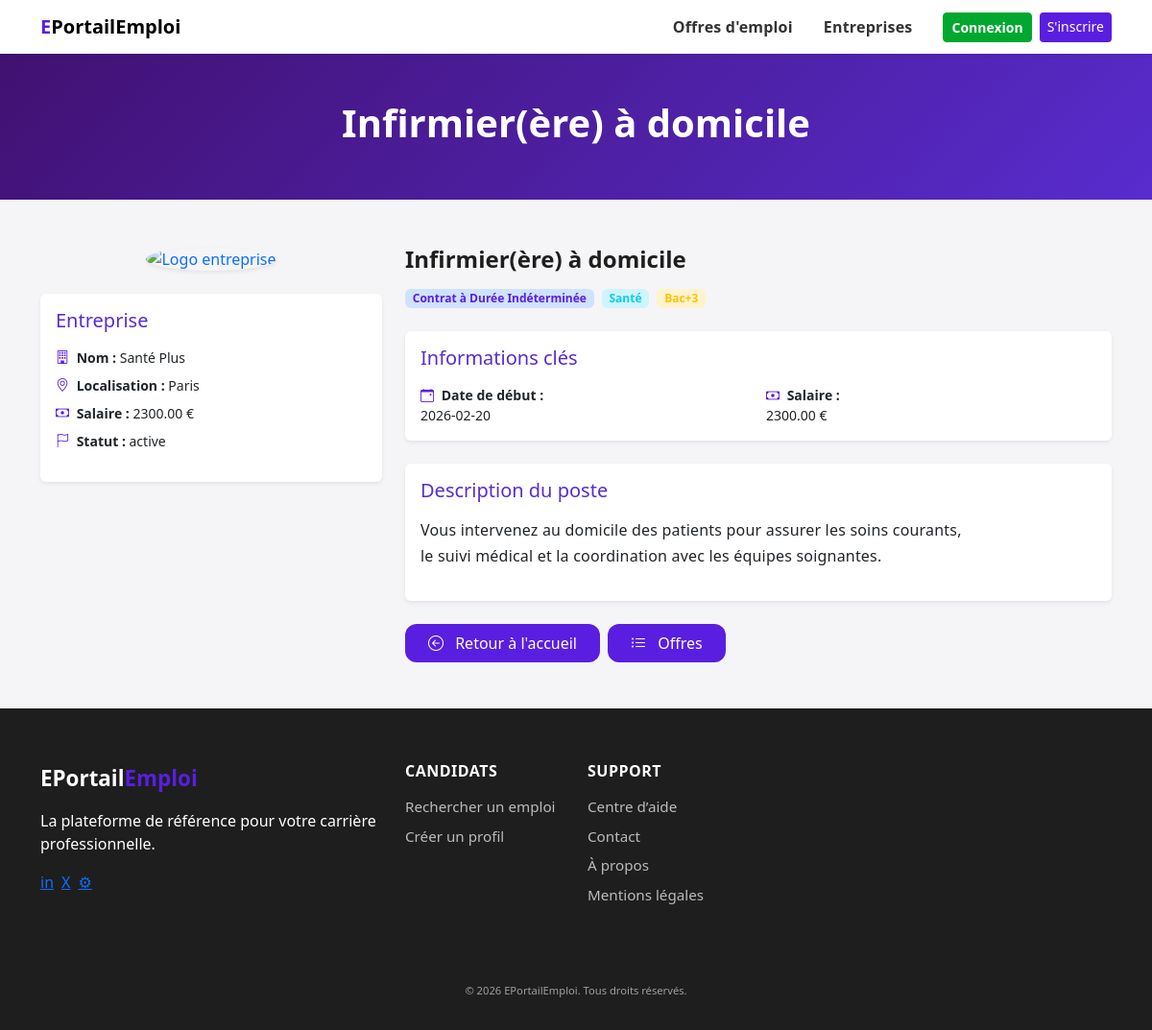
Screenshot of /offres/show?id=9 with the database file from the repository.
### tables this page shows
CREATE TABLE IF NOT EXISTS `offres` (
  `id` int NOT NULL AUTO_INCREMENT,
  `auteur_id` int DEFAULT NULL,
  `date_creation` datetime NOT NULL,
  `modifie_par` int DEFAULT NULL,
  `date_modification` datetime DEFAULT NULL,
  `entreprise_id` int NOT NULL,
  `type_offre_id` int NOT NULL,
  `niveau_qualification_id` int NOT NULL,
  `domaine_emploi_id` int NOT NULL,
  `localisation_id` int NOT NULL,
  `titre` varchar(150) NOT NULL,
  `description` text,
  `date_debut` date DEFAULT NULL,
  `date_fin` date DEFAULT NULL,
  `duree_contrat` int DEFAULT NULL,
  `salaire` decimal(10,2) DEFAULT NULL,
  `statut` enum('active','inactive','archive') DEFAULT 'active',
  PRIMARY KEY (`id`),
  KEY `type_offre_id` (`type_offre_id`),
  KEY `niveau_qualification_id` (`niveau_qualification_id`),
  KEY `domaine_emploi_id` (`domaine_emploi_id`),
  KEY `localisation_id` (`localisation_id`),
  KEY `user_id` (`auteur_id`) USING BTREE,
  KEY `offres_ibfk_2` (`entreprise_id`),
  KEY `fk_offres_modifie_par` (`modifie_par`)
);

CREATE TABLE IF NOT EXISTS `entreprises` (
  `id` int NOT NULL AUTO_INCREMENT,
  `date_inscription` timestamp NULL DEFAULT CURRENT_TIMESTAMP,
  `gestionnaire_id` int DEFAULT NULL,
  `nom` varchar(150) NOT NULL,
  `secteur_id` int NOT NULL,
  `adresse` varchar(255) NOT NULL,
  `code_postal` varchar(20) DEFAULT NULL,
  `ville` varchar(150) DEFAULT NULL,
  `pays` varchar(100) DEFAULT NULL,
  `telephone` varchar(30) DEFAULT NULL,
  `email` varchar(100) DEFAULT NULL,
  `siret` varchar(14) NOT NULL,
  `site_web` varchar(255) DEFAULT NULL,
  `taille` varchar(50) DEFAULT NULL,
  `description` text,
  `logo` varchar(255) DEFAULT NULL,
  PRIMARY KEY (`id`),
  UNIQUE KEY `siret` (`siret`),
  UNIQUE KEY `fk_entreprises_gestionnaire` (`gestionnaire_id`) USING BTREE,
  KEY `secteur_id` (`secteur_id`)
);

CREATE TABLE IF NOT EXISTS `localisations` (
  `id` int NOT NULL AUTO_INCREMENT,
  `ville` varchar(100) NOT NULL,
  `departement` varchar(100) DEFAULT NULL,
  `region` varchar(100) DEFAULT NULL,
  `pays` varchar(100) NOT NULL,
  PRIMARY KEY (`id`)
);

CREATE TABLE IF NOT EXISTS `types_offres` (
  `id` int NOT NULL AUTO_INCREMENT,
  `code` varchar(50) NOT NULL,
  `description` varchar(100) NOT NULL,
  PRIMARY KEY (`id`),
  UNIQUE KEY `code` (`code`)
);

CREATE TABLE IF NOT EXISTS `domaines_emploi` (
  `id` int NOT NULL AUTO_INCREMENT,
  `nom` varchar(150) NOT NULL,
  PRIMARY KEY (`id`),
  UNIQUE KEY `nom` (`nom`)
);

CREATE TABLE IF NOT EXISTS `niveaux_qualification` (
  `id` int NOT NULL AUTO_INCREMENT,
  `libelle` varchar(100) NOT NULL,
  PRIMARY KEY (`id`),
  UNIQUE KEY `libelle` (`libelle`)
);

### views/offres/show.php (the view, shortened to what the rows shown need)
<?php
$e = static fn($v) => htmlspecialchars((string)$v, ENT_QUOTES, 'UTF-8');
$titre = $offre['titre'] ?? "Offre d'emploi";
?>
<?php require __DIR__ . '/../partials/banniere.php'; ?>
<section class="container py-5">
    <div class="row gy-5">
        <aside class="col-12 col-lg-4">
            <div class="card shadow-sm border-0 mb-4">
                <div class="card-body">
                    <h2 class="h5 text-secondary mb-3">Entreprise</h2>
                    <ul class="list-unstyled small">
                        <li class="mb-2">
                            <i class="bi bi-building text-primary me-1"></i>
                            <strong>Nom :</strong> <?= $e($offre['entreprise_nom']) ?>
                        </li>
                        <?php if (!empty($offre['localisation'])): ?>
                            <li class="mb-2">
                                <i class="bi bi-geo-alt text-primary me-1"></i>
                                <strong>Localisation :</strong> <?= $e($offre['localisation']) ?>
                            </li>
                        <?php endif; ?>
                        <?php if (!empty($offre['salaire'])): ?>
                            <li class="mb-2">
                                <i class="bi bi-cash text-primary me-1"></i>
                                <strong>Salaire :</strong> <?= $e($offre['salaire']) ?> €
                            </li>
                        <?php endif; ?>
                        <li class="mb-2">
                            <i class="bi bi-flag text-primary me-1"></i>
                            <strong>Statut :</strong> <?= $e($offre['statut']) ?>
                        </li>
                    </ul>
                </div>
            </div>
        </aside>
        <div class="col-12 col-lg-8">
            <div class="mb-4">
                <h2 class="h4 fw-bold mb-3"><?= $e($offre['titre']) ?></h2>
                <div class="d-flex flex-wrap gap-2">
                    <?php if (!empty($offre['type_offre_description'])): ?>
                        <span class="badge bg-primary-subtle text-primary">
                            <?= $e($offre['type_offre_description']) ?>
                        </span>
                    <?php endif; ?>
                    <?php if (!empty($offre['domaine_emploi'])): ?>
                        <span class="badge bg-info-subtle text-info">
                            <?= $e($offre['domaine_emploi']) ?>
                        </span>
                    <?php endif; ?>
                    <?php if (!empty($offre['niveau_qualification'])): ?>
                        <span class="badge bg-warning-subtle text-warning">
                            <?= $e($offre['niveau_qualification']) ?>
                        </span>
                    <?php endif; ?>
                </div>
            </div>
            <section class="card shadow-sm border-0 mb-4">
                <div class="card-body">
                    <div class="row small g-3">
                        <?php if (!empty($offre['date_debut'])): ?>
                            <div class="col-md-6">
                                <i class="bi bi-calendar-event text-primary me-1"></i>
                                <strong>Date de début :</strong><br>
                                <?= $e($offre['date_debut']) ?>
                            </div>
                        <?php endif; ?>
                        <?php if (!empty($offre['salaire'])): ?>
                            <div class="col-md-6">
                                <i class="bi bi-cash text-primary me-1"></i>
                                <strong>Salaire :</strong><br>
                                <?= $e($offre['salaire']) ?> €
                            </div>
                        <?php endif; ?>
                    </div>
                </div>
            </section>
            <section class="card shadow-sm border-0 mb-4">
                <div class="card-body">
                    <h3 class="h5 text-secondary mb-3">Description du poste</h3>
                    <p class="text-readable sm">
                        <?= nl2br($e($offre['description'] ?? 'Aucune description fournie.')) ?>
                    </p>
                </div>
            </section>
        </div>
    </div>
</section>

### views/partials/banniere.php
<section class="py-5 text-center bg-primary-gradient text-white">
  <div class="container">
    <h1 class="hero-title mb-2"><?= $e($titre ?? $title) ?></h1>
  </div>
</section>

### rows the page displays
offres: titre "Infirmier(ère) à domicile", entreprise.nom "Santé Plus", localisation.ville "Paris", salaire "2300.00", statut "active", type_offre.description "Contrat à Durée Indéterminée", domaine_emploi.nom "Santé", niveau_qualification.libelle "Bac+3", date_debut "2026-02-20", description "Vous intervenez au domicile des patients pour assurer les soins courants, le suivi médical et la coordination avec les équipes soignantes."
